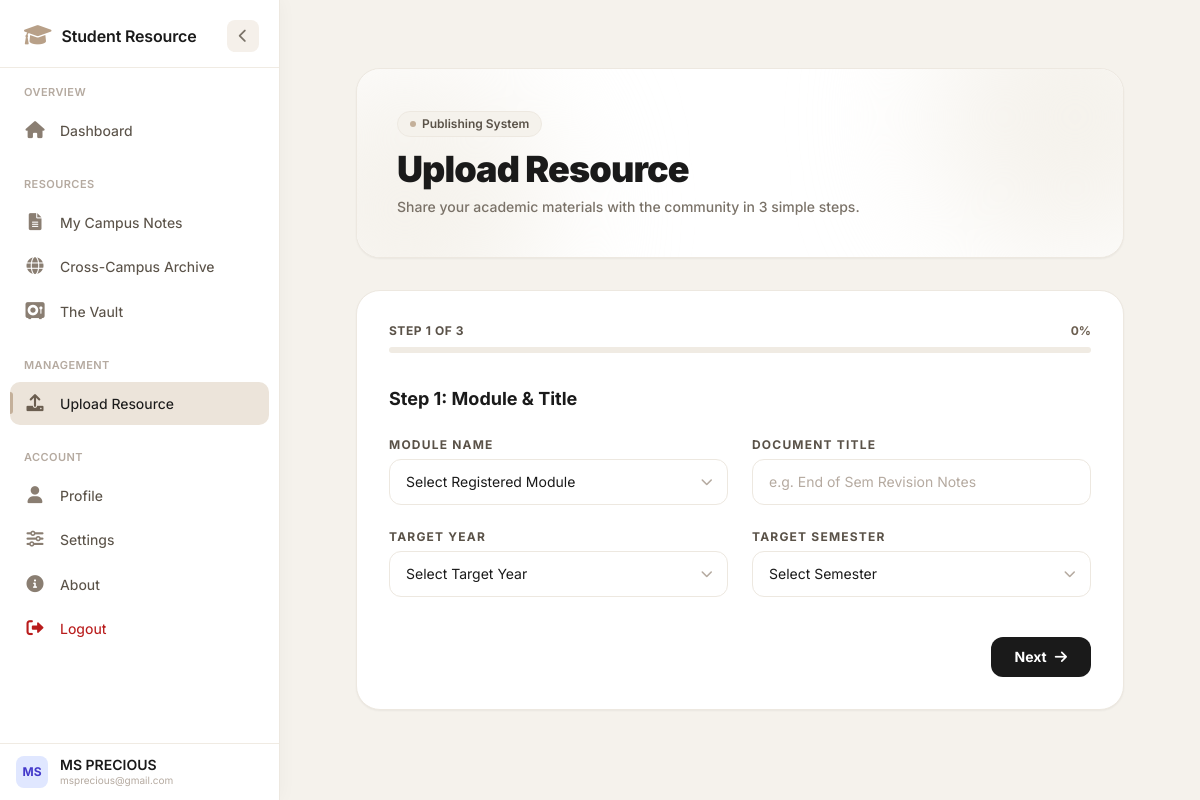
The page /upload-resource (signed in) on the database its author committed.
### app/models.py (models this page shows)
class User(db.Model, UserMixin):
    id = db.Column(db.Integer, primary_key=True)
    full_name = db.Column(db.String(100), nullable=False)
    email = db.Column(db.String(120), unique=True, nullable=False)
    password_hash = db.Column(db.String(128), nullable=False)
    campus = db.Column(db.String(50), nullable=False)
    student_id = db.Column(db.String(20), nullable=True)
    phone_number = db.Column(db.String(15), nullable=True)
    year = db.Column(db.Integer, default=1)
    semester = db.Column(db.Integer, default=1)
    program_id = db.Column(db.Integer, db.ForeignKey('program.id'), nullable=False)
    is_approved = db.Column(db.Boolean, default=False)
    is_class_rep = db.Column(db.Boolean, default=False)
    is_admin = db.Column(db.Boolean, default=False)
    created_at = db.Column(db.DateTime, default=datetime.utcnow)
    theme_preference = db.Column(db.String(20), default='light')  # 'light' or 'dark'
    language_preference = db.Column(db.String(10), default='en')  # 'en' for now
    is_active = db.Column(db.Boolean, default=True)  # soft delete flag

### app/core/routes.py (the view, shortened to what this page needs)
@core.route('/upload-resource', methods=['GET', 'POST'])
@login_required
def upload_resource():
    if not current_user.is_class_rep:
        flash('Access denied.')
        return redirect(url_for('core.dashboard'))
    modules = current_user.program.modules.all()
    programs = Program.query.all()
    return render_template('core/class_rep/upload_resource.html', modules=modules, programs=programs)

### app/templates/core/class_rep/upload_resource.html (shortened to what this page needs)
{% extends 'base.html' %}
{% block content %}
<div class="space-y-8 max-w-5xl mx-auto px-4 sm:px-6 lg:px-8 relative">
    <div class="relative overflow-hidden rounded-3xl bg-white p-8 sm:p-10 shadow-sm border border-[#ede8e0] text-[#1a1a1a]">
        <div class="absolute -top-24 -right-24 w-72 h-72 bg-[#f5f2ec] rounded-full blur-3xl pointer-events-none"></div>
        <div class="absolute -bottom-24 -left-24 w-72 h-72 bg-[#f5f2ec] rounded-full blur-3xl pointer-events-none"></div>
        <div class="relative z-10">
            <span class="inline-flex items-center gap-1.5 px-3 py-1 rounded-full text-xs font-semibold bg-[#f5f2ec] border border-[#ede8e0] text-[#5a5248] mb-3 backdrop-blur-md">
                <span class="w-1.5 h-1.5 rounded-full bg-[#c4b09a] animate-pulse"></span>
                Publishing System
            </span>
            <h1 class="text-3xl font-black text-[#1a1a1a] tracking-tight sm:text-4xl">Upload Resource</h1>
            <p class="text-[#7a7268] text-sm mt-2 font-medium max-w-xl">Share your academic materials with the community in 3 simple steps.</p>
        </div>
    </div>
    <div class="bg-white border border-[#ede8e0] rounded-3xl p-6 sm:p-8 shadow-sm">
        <div class="mb-8">
            <div class="flex items-center justify-between mb-2">
                <span class="text-xs font-bold text-[#5a5248] uppercase tracking-wider">Step <span id="current-step-display">1</span> of 3</span>
                <span id="progress-percent" class="text-xs font-bold text-[#6b5e50]">0%</span>
            </div>
            <div class="w-full h-1.5 bg-[#f0ebe3] rounded-full overflow-hidden">
            </div>
        </div>
        <form id="resource-upload-form" action="{{ url_for('core.upload_resource') }}" method="POST" enctype="multipart/form-data">
            <div id="step-1" class="step-content space-y-6">
                <h3 class="text-lg font-bold text-[#1a1a1a]">Step 1: Module &amp; Title</h3>
                <div class="grid grid-cols-1 sm:grid-cols-2 gap-6">
                    <div>
                        <label for="module_id" class="block text-xs font-bold text-[#5a5248] uppercase tracking-widest mb-1.5">Module Name</label>
                        <div class="relative">
                            <select id="module_id" name="module_id" required
                                    class="block w-full px-4 py-3 bg-white border border-[#ede8e0] rounded-xl text-sm text-[#1a1a1a] focus:outline-none focus:ring-2 focus:ring-[#c4b09a]/20 focus:border-[#c4b09a] transition-all appearance-none cursor-pointer">
                                <option value="" disabled selected class="text-[#b5aaa0]">Select Registered Module</option>
                            </select>
                            <div class="pointer-events-none absolute inset-y-0 right-4 flex items-center text-[#b5aaa0]">
                            </div>
                        </div>
                    </div>
                    <div>
                        <label for="title" class="block text-xs font-bold text-[#5a5248] uppercase tracking-widest mb-1.5">Document Title</label>
                        <input type="text" id="title" name="title" required
                               placeholder="e.g. End of Sem Revision Notes"
                               class="block w-full px-4 py-3 bg-white border border-[#ede8e0] rounded-xl text-sm text-[#1a1a1a] focus:outline-none focus:ring-2 focus:ring-[#c4b09a]/20 focus:border-[#c4b09a] transition-all placeholder:text-[#b5aaa0]">
                    </div>
                    <div>
                        <label for="academic_year" class="block text-xs font-bold text-[#5a5248] uppercase tracking-widest mb-1.5">Target Year</label>
                        <div class="relative">
                            <select id="academic_year" name="academic_year" required
                                    class="block w-full px-4 py-3 bg-white border border-[#ede8e0] rounded-xl text-sm text-[#1a1a1a] focus:outline-none focus:ring-2 focus:ring-[#c4b09a]/20 focus:border-[#c4b09a] transition-all appearance-none cursor-pointer">
                                <option value="" disabled selected class="text-[#b5aaa0]">Select Target Year</option>
                            </select>
                            <div class="pointer-events-none absolute inset-y-0 right-4 flex items-center text-[#b5aaa0]">
                            </div>
                        </div>
                    </div>
                    <div>
                        <label for="semester" class="block text-xs font-bold text-[#5a5248] uppercase tracking-widest mb-1.5">Target Semester</label>
                        <div class="relative">
                            <select id="semester" name="semester" required
                                    class="block w-full px-4 py-3 bg-white border border-[#ede8e0] rounded-xl text-sm text-[#1a1a1a] focus:outline-none focus:ring-2 focus:ring-[#c4b09a]/20 focus:border-[#c4b09a] transition-all appearance-none cursor-pointer">
                                <option value="" disabled selected class="text-[#b5aaa0]">Select Semester</option>
                            </select>
                            <div class="pointer-events-none absolute inset-y-0 right-4 flex items-center text-[#b5aaa0]">
                            </div>
                        </div>
                    </div>
                </div>
                <div class="flex justify-end pt-4">
                    <button type="button" onclick="nextStep(2)" class="inline-flex items-center px-6 py-2.5 bg-[#1a1a1a] hover:bg-black text-white text-sm font-bold rounded-xl transition-colors">
                        Next <i class="fas fa-arrow-right ml-2"></i>
                    </button>
                </div>
            </div>
        </form>
    </div>
</div>
{% endblock %}

### app/templates/base.html (shortened to what this page needs)
<!DOCTYPE html>
<html lang="en">
<head>
    <link rel="stylesheet" href="https://cdnjs.cloudflare.com/ajax/libs/font-awesome/6.0.0-beta3/css/all.min.css" />
    <script src="https://cdn.tailwindcss.com"></script>
</head>
<body class="{% if current_user.is_authenticated and current_user.theme_preference == 'dark' %}dark-theme{% endif %}">
    <aside class="sidebar" id="sidebar" data-turbo-permanent role="navigation" aria-label="Main navigation">
        <div class="sidebar-header">
            <div class="brand">
                <span class="brand-icon"><i class="fas fa-graduation-cap"></i></span>
                <span class="brand-text">Student Resource</span>
            </div>
            <button class="toggle-btn" id="toggleBtn" aria-label="Toggle navigation" title="Collapse / Expand">
                <i class="fas fa-chevron-left"></i>
            </button>
        </div>
        <div class="nav-scroll" id="navScroll">
            <div class="nav-group">
                <div class="nav-group-label">Overview</div>
                {% if current_user.is_admin %}
                    <a href="{{ url_for('core.admin_dashboard') }}"
                       class="nav-item {% if request.endpoint == 'core.admin_dashboard' %}active{% endif %}"
                       data-tooltip="Admin Dashboard" data-page="admin_dashboard">
                        <span class="nav-icon"><i class="fas fa-gauge-high"></i></span>
                        <span class="nav-text">Admin Dashboard</span>
                    </a>
                    <a href="{{ url_for('core.admin_analytics') }}"
                       class="nav-item {% if request.endpoint == 'core.admin_analytics' %}active{% endif %}"
                       data-tooltip="Analytics" data-page="admin_analytics">
                        <span class="nav-icon"><i class="fas fa-chart-pie"></i></span>
                        <span class="nav-text">Analytics</span>
                    </a>
                {% else %}
                    <a href="{{ url_for('core.dashboard') }}"
                       class="nav-item {% if request.endpoint == 'core.dashboard' %}active{% endif %}"
                       data-tooltip="Dashboard" data-page="dashboard">
                        <span class="nav-icon"><i class="fas fa-home"></i></span>
                        <span class="nav-text">Dashboard</span>
                    </a>
                {% endif %}
            </div>
            {% if not current_user.is_admin %}
            <div class="nav-group">
                <div class="nav-group-label">Resources</div>
                <a href="{{ url_for('core.campus_notes') }}"
                   class="nav-item {% if request.endpoint == 'core.campus_notes' %}active{% endif %}"
                   data-tooltip="My Notes" data-page="campus_notes">
                    <span class="nav-icon"><i class="fas fa-file-alt"></i></span>
                    <span class="nav-text">My Campus Notes</span>
                </a>
                <a href="{{ url_for('core.cross_campus') }}"
                   class="nav-item {% if request.endpoint == 'core.cross_campus' %}active{% endif %}"
                   data-tooltip="Cross-Campus" data-page="cross_campus">
                    <span class="nav-icon"><i class="fas fa-globe"></i></span>
                    <span class="nav-text">Cross-Campus Archive</span>
                </a>
                <a href="{{ url_for('core.vault') }}"
                   class="nav-item {% if request.endpoint == 'core.vault' %}active{% endif %}"
                   data-tooltip="Vault" data-page="vault">
                    <span class="nav-icon"><i class="fas fa-vault"></i></span>
                    <span class="nav-text">The Vault</span>
                </a>
            </div>
            {% endif %}
            {% if current_user.is_class_rep and not current_user.is_admin %}
            <div class="nav-group">
                <div class="nav-group-label">Management</div>
                <a href="{{ url_for('core.upload_resource') }}"
                   class="nav-item {% if request.endpoint == 'core.upload_resource' %}active{% endif %}"
                   data-tooltip="Upload" data-page="upload_resource">
                    <span class="nav-icon"><i class="fas fa-upload"></i></span>
                    <span class="nav-text">Upload Resource</span>
                </a>
            </div>
            {% endif %}
            <div class="nav-group">
                <div class="nav-group-label">Account</div>
                <a href="{{ url_for('core.profile') }}"
                   class="nav-item {% if request.endpoint == 'core.profile' %}active{% endif %}"
                   data-tooltip="Profile" data-page="profile">
                    <span class="nav-icon"><i class="fas fa-user"></i></span>
                    <span class="nav-text">Profile</span>
                </a>
                <a href="{{ url_for('core.settings') }}" class="nav-item {% if request.endpoint == 'core.settings' %}active{% endif %}" data-tooltip="Settings" data-page="settings">
                    <span class="nav-icon"><i class="fas fa-sliders-h"></i></span>
                    <span class="nav-text">Settings</span>
                </a>
                <a href="{{ url_for('core.about') }}"
                   class="nav-item {% if request.endpoint == 'core.about' %}active{% endif %}"
                   data-tooltip="About" data-page="about">
                    <span class="nav-icon"><i class="fas fa-info-circle"></i></span>
                    <span class="nav-text">About</span>
                </a>
                <a href="{{ url_for('auth.logout') }}" data-turbo="false"
                   class="nav-item" data-tooltip="Logout" style="color:#b91c1c;">
                    <span class="nav-icon"><i class="fas fa-sign-out-alt" style="color:#b91c1c;"></i></span>
                    <span class="nav-text">Logout</span>
                </a>
            </div>
        </div>
        <div class="sidebar-footer" style="border-top:1px solid #f0ebe3; padding:12px 16px; flex-shrink:0;">
            <div class="flex items-center space-x-3">
                <div class="h-8 w-8 rounded-lg bg-indigo-100 text-indigo-700 font-bold text-xs flex items-center justify-center flex-shrink-0">
                    {% if current_user.is_authenticated %}{{ current_user.full_name[:2].upper() }}{% else %}GS{% endif %}
                </div>
                <div class="flex flex-col min-w-0">
                    <span class="text-sm font-semibold text-[#1a1a1a] truncate leading-tight">
                        {% if current_user.is_authenticated %}{{ current_user.full_name }}{% else %}Guest{% endif %}
                    </span>
                    <span class="text-[10px] text-[#b5aaa0] truncate">{{ current_user.email if current_user.is_authenticated else 'Not logged in' }}</span>
                </div>
            </div>
        </div>
    </aside>
    <main class="main-content" id="mainContent">
        <div class="max-w-7xl mx-auto pb-12">
            {% block content %}{% endblock %}
        </div>
    </main>
</body>
</html>

### rows shown on the page
User: full_name "MS", full_name "MS PRECIOUS", is_active+email "msprecious@gmail.com"
